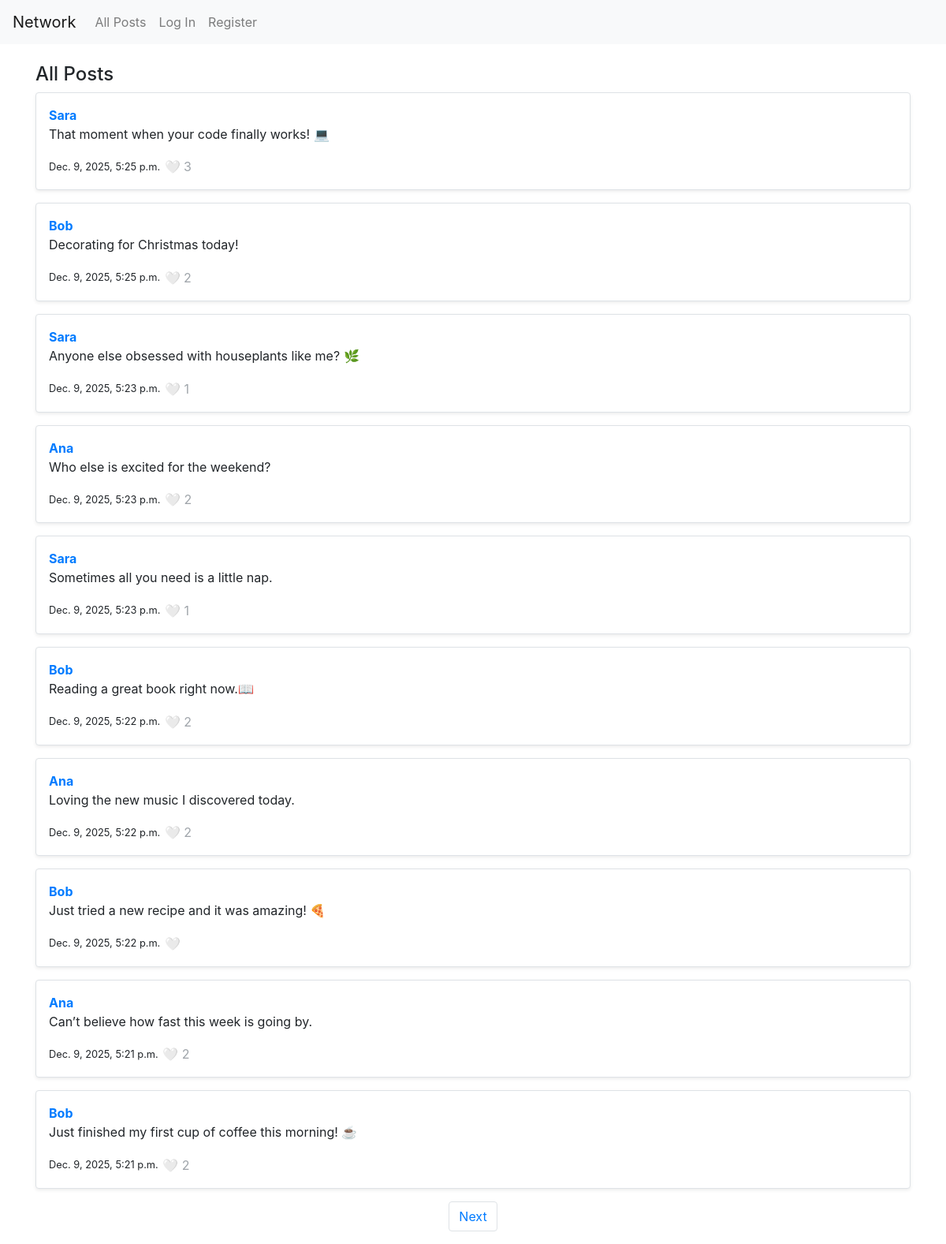
Before: / with the older database file.
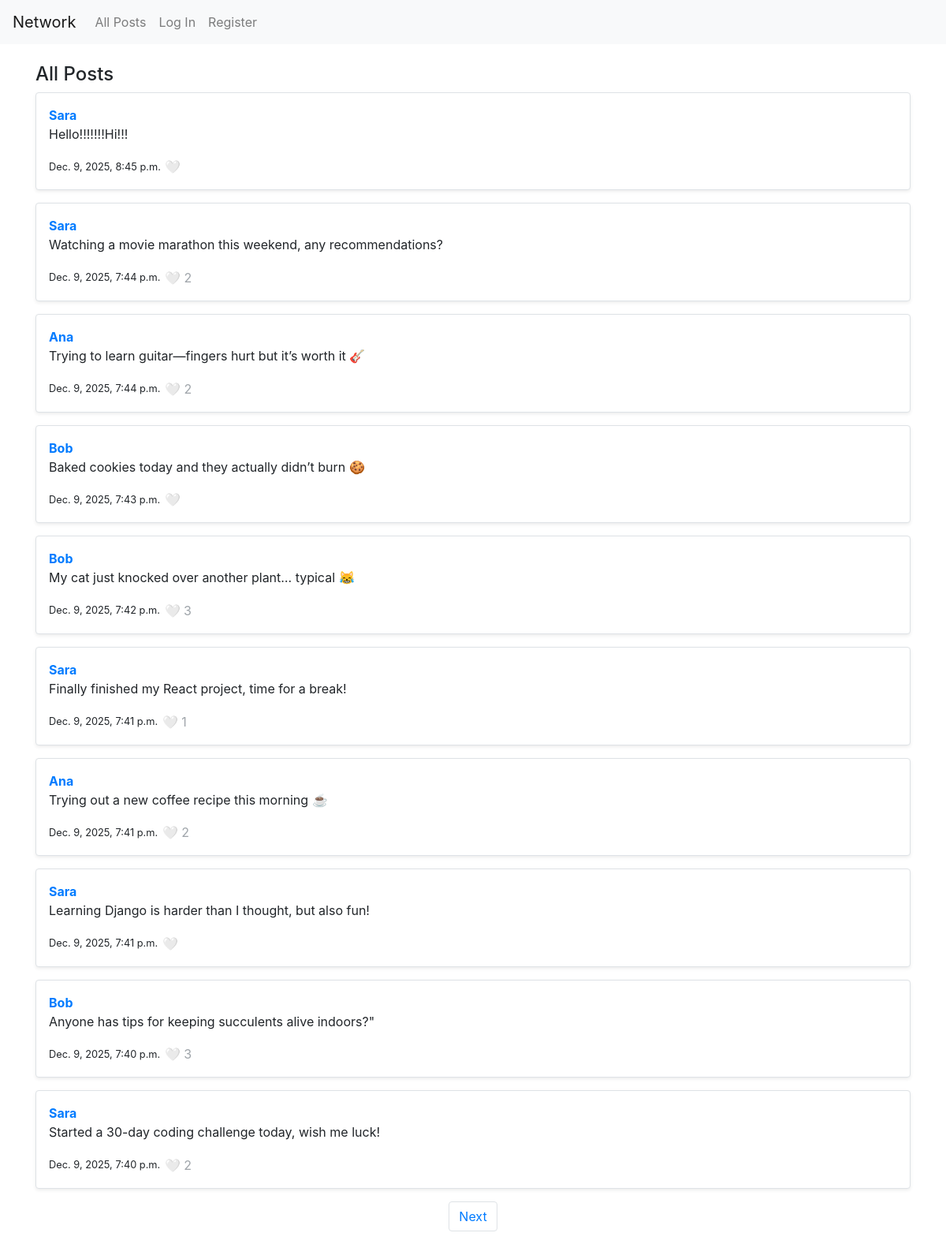
After: the same page with the newer database file.
### network/models.py (models this page shows, shortened)
class Post(models.Model):
    content=models.CharField(max_length=140)
    user = models.ForeignKey(User, on_delete=models.CASCADE, related_name="author")
    timestamp=models.DateTimeField(auto_now_add=True)

class User(AbstractUser):
    pass

### network/views.py (the view, shortened to what this page needs)
# urls.py: path("", views.index, name="index"),
def index(request):
  all_posts=Post.objects.annotate(likes_count=Count('likes_received')).order_by("-timestamp")
  for post in all_posts:
    if request.user.is_authenticated:
      post.liked = post.likes_received.filter(user=request.user).exists()
    else:
        post.liked = False
  paginator=Paginator(all_posts, 10)
  page_number = request.GET.get('page')
  posts_page = paginator.get_page(page_number)
  return render(request, "network/index.html", {
    "posts_page": posts_page
  })

### network/templates/network/index.html (shortened to what this page needs)
{% extends "network/layout.html" %}
{% block body %}
<div class="container mt-4">
<h4 class="mt-4">All Posts</h4>
{% for post in posts_page %}
<div class="post-box mb-3 p-3 border rounded bg-white shadow-sm" id="post-{{ post.id }}">
	<strong>
		<a href="{% url 'profile' post.user.username %}">
			{{ post.user.username }}
		</a>
	</strong>
	<p id="post-content-{{ post.id }}">{{ post.content }}</p>
	<small>{{ post.timestamp }}</small>
	<button class="btn-like btn btn-link p-0" data-id="{{ post.id }}" {% if not user.is_authenticated %}disabled{% endif %}>
    <span class="heart-icon">
        {% if user.is_authenticated and post.liked %}
            ❤️
        {% else %}
            🤍
        {% endif %}
    </span>
		{% if post.likes_count > 0 %}
    <span class="like-count">{{ post.likes_count }}</span>
		{% endif %}
	</button>
</div>
{% empty %}
<p>No posts yet.</p>
{% endfor %}
<nav aria-label="page navigation">
	<ul class="pagination d-flex justify-content-center">
		{% if posts_page.has_next %}
			<li class="page-item"><a class="page-link" href="?page={{ posts_page.next_page_number }}">Next</a></li>
		{% endif %}
	</ul>
</nav>
</div>
{% endblock %}

Changed rows visible on the page:
no longer on this page (row unchanged): Post: user.username "Sara", content "That moment when your code finally works! 💻", timestamp "Dec. 9, 2025, 5:25 p.m.", likes_count "3"
no longer on this page (row unchanged): Post: user.username "Bob", content "Decorating for Christmas today!", timestamp "Dec. 9, 2025, 5:25 p.m.", likes_count "2"
no longer on this page (row unchanged): Post: user.username "Sara", content "Anyone else obsessed with houseplants like me? 🌿", timestamp "Dec. 9, 2025, 5:23 p.m.", likes_count "1"
no longer on this page (row unchanged): Post: user.username "Ana", content "Who else is excited for the weekend?", timestamp "Dec. 9, 2025, 5:23 p.m.", likes_count "2"
no longer on this page (row unchanged): Post: user.username "Sara", content "Sometimes all you need is a little nap.", timestamp "Dec. 9, 2025, 5:23 p.m.", likes_count "1"
no longer on this page (row unchanged): Post: user.username "Bob", content "Reading a great book right now.📖", timestamp "Dec. 9, 2025, 5:22 p.m.", likes_count "2"
no longer on this page (row unchanged): Post: user.username "Ana", content "Loving the new music I discovered today.", timestamp "Dec. 9, 2025, 5:22 p.m.", likes_count "2"
no longer on this page (row unchanged): Post: user.username "Bob", content "Just tried a new recipe and it was amazing! 🍕", timestamp "Dec. 9, 2025, 5:22 p.m."
no longer on this page (row unchanged): Post: user.username "Ana", content "Can’t believe how fast this week is going by.", timestamp "Dec. 9, 2025, 5:21 p.m.", likes_count "2"
no longer on this page (row unchanged): Post: user.username "Bob", content "Just finished my first cup of coffee this morning! ☕", timestamp "Dec. 9, 2025, 5:21 p.m.", likes_count "2"
added Post: user.username "Sara", content "Hello!!!!!!!Hi!!!", timestamp "Dec. 9, 2025, 8:45 p.m."
added Post: user.username "Sara", content "Watching a movie marathon this weekend, any recommendations?", timestamp "Dec. 9, 2025, 7:44 p.m.", likes_count "2"
added Post: user.username "Ana", content "Trying to learn guitar—fingers hurt but it’s worth it 🎸", timestamp "Dec. 9, 2025, 7:44 p.m.", likes_count "2"
added Post: user.username "Bob", content "Baked cookies today and they actually didn’t burn 🍪", timestamp "Dec. 9, 2025, 7:43 p.m."
added Post: user.username "Bob", content "My cat just knocked over another plant… typical 😹", timestamp "Dec. 9, 2025, 7:42 p.m.", likes_count "3"
added Post: user.username "Sara", content "Finally finished my React project, time for a break!", timestamp "Dec. 9, 2025, 7:41 p.m.", likes_count "1"
added Post: user.username "Ana", content "Trying out a new coffee recipe this morning ☕", timestamp "Dec. 9, 2025, 7:41 p.m.", likes_count "2"
added Post: user.username "Sara", content "Learning Django is harder than I thought, but also fun!", timestamp "Dec. 9, 2025, 7:41 p.m."
added Post: user.username "Bob", content "Anyone has tips for keeping succulents alive indoors?\"", timestamp "Dec. 9, 2025, 7:40 p.m.", likes_count "3"
added Post: user.username "Sara", content "Started a 30-day coding challenge today, wish me luck!", timestamp "Dec. 9, 2025, 7:40 p.m.", likes_count "2"
